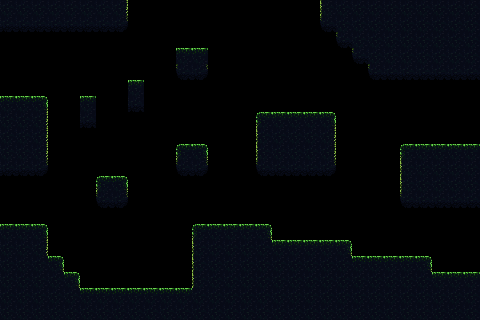

This is a level from a 2D game, rendered from its Tiled map with the project's own tilesets. A one-line summary and the complete map file follow:
An orthogonal 30x20 tile map with 16x16 px tiles, 1 tile layer (plataformas).

<map version="1.10" tiledversion="1.10.0" orientation="orthogonal" renderorder="right-down" width="30" height="20" tilewidth="16" tileheight="16" infinite="0" nextlayerid="2" nextobjectid="1">
 <tileset firstgid="1" source="TileSet.tsx" />
 <layer id="1" name="plataformas" width="30" height="20">
  <properties>
   <property name="unity:sortingLayer" value="Background" />
  </properties>
  <data encoding="csv">
14,14,14,14,14,14,14,15,0,0,0,0,0,0,0,0,0,0,0,0,13,14,14,14,14,14,14,14,14,14,
25,25,25,25,25,25,25,26,0,0,0,0,0,0,0,0,0,0,0,0,24,14,14,14,14,14,14,14,14,14,
0,0,0,0,0,0,0,0,0,0,0,0,0,0,0,0,0,0,0,0,0,24,14,14,14,14,14,14,14,14,
0,0,0,0,0,0,0,0,0,0,0,3,3,0,0,0,0,0,0,0,0,0,24,14,14,14,14,14,14,14,
0,0,0,0,0,0,0,0,0,0,0,24,26,0,0,0,0,0,0,0,0,0,0,24,25,25,25,25,25,25,
0,0,0,0,0,0,0,0,3,0,0,0,0,0,0,0,0,0,0,0,0,0,0,0,0,0,0,0,0,0,
3,3,4,0,0,3,0,0,25,0,0,0,0,0,0,0,0,0,0,0,0,0,0,0,0,0,0,0,0,0,
14,14,15,0,0,25,0,0,0,0,0,0,0,0,0,0,2,3,3,3,4,0,0,0,0,0,0,0,0,0,
14,14,15,0,0,0,0,0,0,0,0,0,0,0,0,0,13,14,14,14,15,0,0,0,0,0,0,0,0,0,
14,14,15,0,0,0,0,0,0,0,0,2,4,0,0,0,13,14,14,14,15,0,0,0,0,2,3,3,3,3,
25,25,26,0,0,0,0,0,0,0,0,24,26,0,0,0,24,25,25,25,26,0,0,0,0,13,14,14,14,14,
0,0,0,0,0,0,2,4,0,0,0,0,0,0,0,0,0,0,0,0,0,0,0,0,0,13,14,14,14,14,
0,0,0,0,0,0,24,26,0,0,0,0,0,0,0,0,0,0,0,0,0,0,0,0,0,24,25,25,25,25,
0,0,0,0,0,0,0,0,0,0,0,0,0,0,0,0,0,0,0,0,0,0,0,0,0,0,0,0,0,0,
3,3,4,0,0,0,0,0,0,0,0,0,2,3,3,3,4,0,0,0,0,0,0,0,0,0,0,0,0,0,
14,14,15,0,0,0,0,0,0,0,0,0,13,14,14,14,14,3,3,3,3,4,0,0,0,0,0,0,0,0,
14,14,14,4,0,0,0,0,0,0,0,0,13,14,14,14,14,14,14,14,14,14,3,3,3,3,4,0,0,0,
14,14,14,14,4,0,0,0,0,0,0,0,13,14,14,14,14,14,14,14,14,14,14,14,14,14,14,3,3,3,
14,14,14,14,14,3,3,3,3,3,3,3,14,14,14,14,14,14,14,14,14,14,14,14,14,14,14,14,14,14,
14,14,14,14,14,14,14,14,14,14,14,14,14,14,14,14,14,14,14,14,14,14,14,14,14,14,14,14,14,14
</data>
 </layer>
</map>
